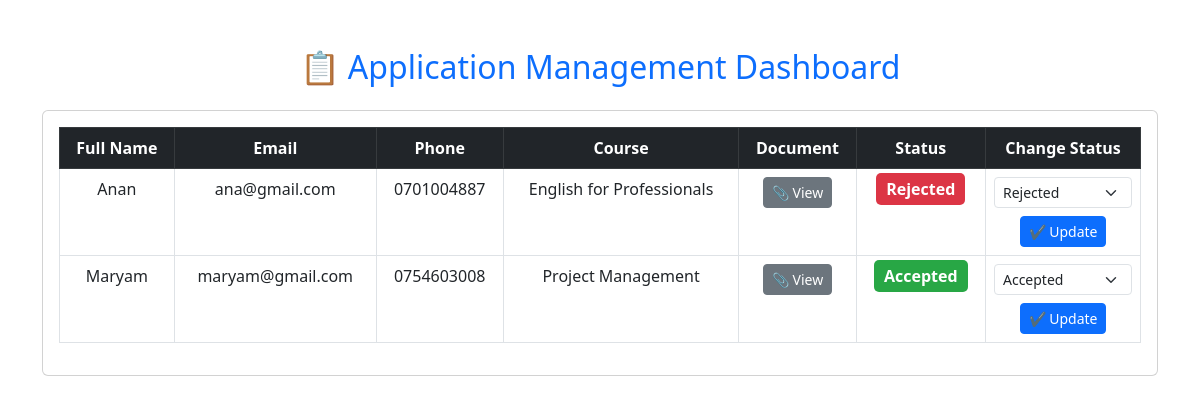
/admin/admin_applications.php (signed in), run on the app's committed database.
### tables this page shows
CREATE TABLE `applications` (
  `id` int(11) NOT NULL,
  `fullname` varchar(255) NOT NULL,
  `email` varchar(255) NOT NULL,
  `phone` varchar(20) NOT NULL,
  `course_id` int(11) NOT NULL,
  `document` varchar(255) NOT NULL,
  `status` enum('Pending','Accepted','Rejected') DEFAULT 'Pending',
  `applied_at` timestamp NOT NULL DEFAULT current_timestamp()
);

CREATE TABLE `courses` (
  `id` int(11) NOT NULL,
  `course_name` varchar(255) NOT NULL,
  `course_id` varchar(50) NOT NULL,
  `user_id` int(11) NOT NULL,
  `course_level` varchar(255) NOT NULL,
  `course_fee` int(100) NOT NULL,
  `installment_allowed` int(100) NOT NULL,
  `schedule` text DEFAULT NULL
);

### admin/admin_applications.php (the view, shortened to what this page needs)
<?php
include 'auth.php';
$applications = $conn->query("SELECT applications.*, courses.course_name
                              FROM applications
                              JOIN courses ON applications.course_id = courses.id
                              ORDER BY applied_at DESC");
?>
<!DOCTYPE html>
<html lang="en">
<head>
    <link rel="stylesheet" href="https://cdn.jsdelivr.net/npm/bootstrap@5.3.0/dist/css/bootstrap.min.css">
</head>
<body class="container mt-5">
    <h2 class="text-center text-primary mb-4">📋 Application Management Dashboard</h2>
    <div class="card p-3">
        <table class="table table-bordered text-center">
            <thead class="table-dark">
                <tr>
                    <th>Full Name</th>
                    <th>Email</th>
                    <th>Phone</th>
                    <th>Course</th>
                    <th>Document</th>
                    <th>Status</th>
                    <th>Change Status</th>
                </tr>
            </thead>
            <tbody>
                <?php while ($row = $applications->fetch_assoc()) { ?>
                    <tr>
                        <td><?= htmlspecialchars($row['fullname']); ?></td>
                        <td><?= htmlspecialchars($row['email']); ?></td>
                        <td><?= htmlspecialchars($row['phone']); ?></td>
                        <td><?= htmlspecialchars($row['course_name']); ?></td>
                        <td>
                            <a href="uploads/<?= $row['document']; ?>" target="_blank" class="btn btn-sm btn-secondary">📎 View</a>
                        </td>
                        <td>
                            <span class="status-badge <?= $row['status']; ?>">
                                <?= $row['status']; ?>
                            </span>
                        </td>
                        <td>
                            <form method="POST">
                                <select name="status" class="form-select form-select-sm mb-2">
                                    <option value="Accepted" <?= $row['status'] == 'Accepted' ? 'selected' : ''; ?>>Accepted</option>
                                    <option value="Rejected" <?= $row['status'] == 'Rejected' ? 'selected' : ''; ?>>Rejected</option>
                                </select>
                                <button type="submit" name="update_status" class="btn btn-sm btn-primary">✔️ Update</button>
                            </form>
                        </td>
                    </tr>
                <?php } ?>
            </tbody>
        </table>
    </div>
</body>
</html>

### admin/admin_applications.php (style rules this page uses)
.status-badge { padding: 5px 10px; border-radius: 5px; font-weight: bold; }
.Accepted { background-color: #28a745; color: white; }
.Rejected { background-color: #dc3545; color: white; }

### data on the page
applications: fullname "Anan", email "ana@gmail.com", phone "0701004887", course.course_name "English for Professionals", status "Rejected"
applications: fullname "Maryam", email "maryam@gmail.com", phone "0754603008", course.course_name "Project Management", status "Accepted"
